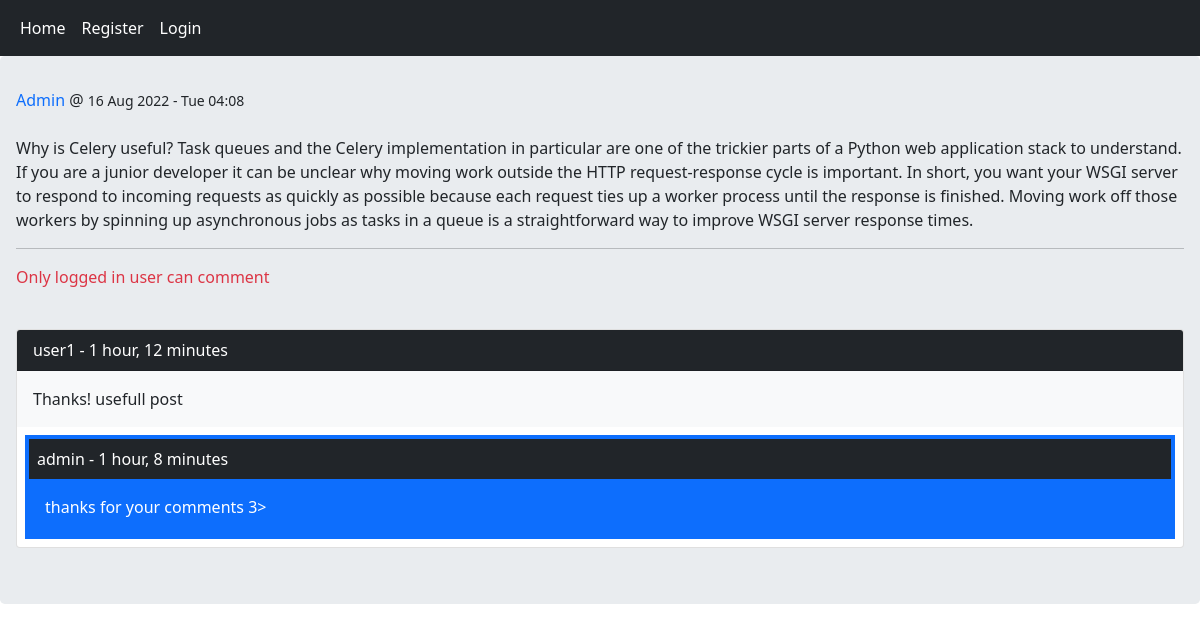
Page /post/2/why-is-celery-useful-task/ on the committed database.
### home/models.py (models this page shows, shortened)
class Post(models.Model):
    user = models.ForeignKey(User, on_delete=models.CASCADE, related_name='posts')
    body = models.TextField()
    slug = models.SlugField()
    title = models.CharField(max_length=100, null=True, blank=True)  # proper format to add new field after migration
    created = models.DateTimeField(auto_now_add=True)
    updated = models.DateTimeField(auto_now=True)
    class Meta:
        ordering = ('-created',)  # model wide order_by filter

class Comment(models.Model):
    user = models.ForeignKey(User, on_delete=models.CASCADE, related_name='ucomment')
    post = models.ForeignKey(Post, on_delete=models.CASCADE, related_name='pcomment')
    reply = models.ForeignKey("Comment", on_delete=models.CASCADE, related_name='rcomment', blank=True, null=True)
    is_reply = models.BooleanField(default=False)
    body = models.TextField(max_length=400)
    created = models.DateTimeField(auto_now_add=True)

### home/views.py (the view, shortened to what this page needs)
# urls.py: path('post/<int:user_id>/<slug:slug>/', views.PostDetailView.as_view(), name="post_detail"),
class PostDetailView(View):
    form_class = CommentCreateForm
    form_class_reply = CommentReplyForm
    def setup(self, request, *args, **kwargs):
        self.post_instance = get_object_or_404(Post, id=kwargs['user_id'], slug=kwargs["slug"])
        return super().setup(request, *args, **kwargs)
    def get(self, request, *args, **kwargs):
        comments = self.post_instance.pcomment.filter(is_reply=False)
        can_like = False
        if request.user.is_authenticated and self.post_instance.user_can_like(request.user):
            can_like = True
        return render(request, 'home/details.html',
                      {'post': self.post_instance, 'comments': comments, 'form': self.form_class,
                       'form_reply': self.form_class_reply, 'can_like':can_like})

### home/templates/home/details.html (shortened to what this page needs)
{% extends 'base.html' %}
{% block content %}
    <a class="text-decoration-none" href="{% url 'account:user_profile' post.user.id %}">{{ post.user|capfirst }}</a> @ <small>
    {{ post.updated|date:"d M Y - D H:m" }}</small> <br><br>
    <p>{{ post.body }}</p>
    <hr>
    {% if request.user.is_authenticated %}
        <a href="{% url "home:post_like" post.id %}" class="{% if not can_like %}disabled{% endif %} btn btn-primary col-md-2">Like {{ post.likes_count }}</a><br>
        <br>
        <form action="" method="post">
            {% csrf_token %}
            {{ form.as_p }}
            <input class="btn btn-primary" type="submit" value="Send">
        </form>
    {% else %}
        <p class="text-danger">Only logged in user can comment</p>
    {% endif %}
    <br>
    {% for comment in comments %}
        <div class="card">
            <div class="card-header bg-dark text-white">{{ comment.user }} - {{ comment.created|timesince }}</div>
            <div class="card-body bg-light">{{ comment.body }}</div>
            {% with replies=comment.rcomment.all %}
                {% for reply in replies %}
                    <div class="bg-primary p-1 m-2">
                        <div class="bg-dark text-white p-2">{{ reply.user }} - {{ reply.created|timesince }}</div>
                        <div class="text-white m-3">{{ reply.body }}</div>
                    </div>
                {% endfor %}
            {% endwith %}
        </div>
        <br>
    {% empty %}
        <p>No comment yet</p>
    {% endfor %}
{% endblock %}

### templates/base.html (shortened to what this page needs)
<!DOCTYPE html>
<html lang="en">
<head>
    <link href="https://cdn.jsdelivr.net/npm/bootstrap@5.1.3/dist/css/bootstrap.min.css" rel="stylesheet"
>
</head>
<body>
    {% include 'inc/navbar.html' %}
    <div class="jumbotron">
        {% block content %}{% endblock %}
    </div>
</body>
</html>

### templates/inc/navbar.html
<nav class="navbar navbar-expand-lg navbar-dark bg-dark">
  <div class="container-fluid">
      <div class="navbar-nav">
        <a class="nav-link active" href="{% url 'home:home' %}">Home</a>
          {% if request.user.is_authenticated %}
              <a class="nav-link active" href="{% url 'account:user_logout' %}">Logout</a>
              <a class="nav-link active" href="{% url 'account:user_profile' request.user.id %}">Profile</a>
          {% else %}
              <a class="nav-link active" href="{% url 'account:user_register' %}">Register</a>
              <a class="nav-link active" href="{% url 'account:user_login' %}">Login</a>
          {% endif %}
      </div>
  </div>
</nav>

### templates/base.html (style rules this page uses)
.jumbotron { padding: 2rem 1rem; margin-bottom: 2rem; background-color: #e9ecef; border-radius: .3rem; }

### rows in the picture
Post: user "Admin", updated "16 Aug 2022 - Tue 04:08", body "Why is Celery useful? Task queues and the Celery implementation in particular are one of the trickier parts of a Python web application stack to understand. If you are a junior developer it can be unclear why moving work outside the HTTP request-response cycle is important. In short, you want your WSGI server to respond to incoming requests as quickly as possible because each request ties up a worker process until the response is finished. Moving work off those workers by spinning up asynchronous jobs as tasks in a queue is a straightforward way to improve WSGI server response times."
Comment: user "user1", created "1 hour, 12 minutes", body "Thanks! usefull post"
Comment: user "admin", created "1 hour, 8 minutes", body "thanks for your comments 3>"
